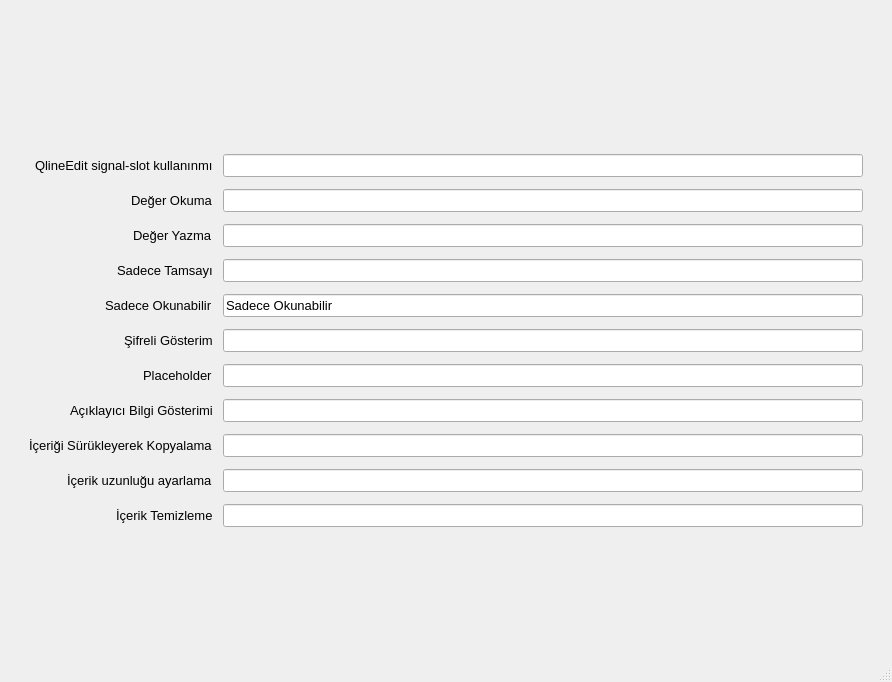
<?xml version="1.0" encoding="UTF-8"?>
<ui version="4.0">
 <class>MainWindow</class>
 <widget class="QMainWindow" name="MainWindow">
  <property name="geometry">
   <rect>
    <x>0</x>
    <y>0</y>
    <width>892</width>
    <height>682</height>
   </rect>
  </property>
  <property name="windowTitle">
   <string>MainWindow</string>
  </property>
  <widget class="QWidget" name="centralwidget">
   <property name="minimumSize">
    <size>
     <width>600</width>
     <height>400</height>
    </size>
   </property>
   <layout class="QGridLayout" name="gridLayout">
    <item row="0" column="0">
     <layout class="QFormLayout" name="formLayout">
      <property name="labelAlignment">
       <set>Qt::AlignRight|Qt::AlignTrailing|Qt::AlignVCenter</set>
      </property>
      <property name="formAlignment">
       <set>Qt::AlignCenter</set>
      </property>
      <property name="horizontalSpacing">
       <number>10</number>
      </property>
      <property name="verticalSpacing">
       <number>12</number>
      </property>
      <property name="leftMargin">
       <number>20</number>
      </property>
      <property name="topMargin">
       <number>20</number>
      </property>
      <property name="rightMargin">
       <number>20</number>
      </property>
      <item row="0" column="0">
       <widget class="QLabel" name="label_signal_slot">
        <property name="font">
         <font>
          <pointsize>10</pointsize>
         </font>
        </property>
        <property name="text">
         <string>QlineEdit signal-slot kullanınmı</string>
        </property>
       </widget>
      </item>
      <item row="0" column="1">
       <widget class="QLineEdit" name="lineEdit_signal_slot">
        <property name="font">
         <font>
          <pointsize>10</pointsize>
         </font>
        </property>
       </widget>
      </item>
      <item row="1" column="0">
       <widget class="QLabel" name="label_deger_okuma">
        <property name="font">
         <font>
          <pointsize>10</pointsize>
         </font>
        </property>
        <property name="text">
         <string>Değer Okuma</string>
        </property>
       </widget>
      </item>
      <item row="1" column="1">
       <widget class="QLineEdit" name="lineEdit_deger_okuma">
        <property name="font">
         <font>
          <pointsize>10</pointsize>
         </font>
        </property>
       </widget>
      </item>
      <item row="2" column="0">
       <widget class="QLabel" name="label_deger_yazma">
        <property name="font">
         <font>
          <pointsize>10</pointsize>
         </font>
        </property>
        <property name="text">
         <string>Değer Yazma</string>
        </property>
       </widget>
      </item>
      <item row="2" column="1">
       <widget class="QLineEdit" name="lineEdit_deger_yazma">
        <property name="font">
         <font>
          <pointsize>10</pointsize>
         </font>
        </property>
       </widget>
      </item>
      <item row="3" column="0">
       <widget class="QLabel" name="label_tamsayi">
        <property name="font">
         <font>
          <pointsize>10</pointsize>
         </font>
        </property>
        <property name="text">
         <string>Sadece Tamsayı</string>
        </property>
       </widget>
      </item>
      <item row="3" column="1">
       <widget class="QLineEdit" name="lineEdit_tamsayi">
        <property name="font">
         <font>
          <pointsize>10</pointsize>
         </font>
        </property>
       </widget>
      </item>
      <item row="4" column="0">
       <widget class="QLabel" name="label_okunabilir">
        <property name="font">
         <font>
          <pointsize>10</pointsize>
         </font>
        </property>
        <property name="text">
         <string>Sadece Okunabilir</string>
        </property>
       </widget>
      </item>
      <item row="4" column="1">
       <widget class="QLineEdit" name="lineEdit_okunabilir">
        <property name="font">
         <font>
          <pointsize>10</pointsize>
         </font>
        </property>
        <property name="text">
         <string>Sadece Okunabilir</string>
        </property>
       </widget>
      </item>
      <item row="5" column="0">
       <widget class="QLabel" name="label_sifre">
        <property name="font">
         <font>
          <pointsize>10</pointsize>
         </font>
        </property>
        <property name="text">
         <string>Şifreli Gösterim</string>
        </property>
       </widget>
      </item>
      <item row="5" column="1">
       <widget class="QLineEdit" name="lineEdit_sifre">
        <property name="font">
         <font>
          <pointsize>10</pointsize>
         </font>
        </property>
       </widget>
      </item>
      <item row="6" column="0">
       <widget class="QLabel" name="label_placeholder">
        <property name="font">
         <font>
          <pointsize>10</pointsize>
         </font>
        </property>
        <property name="text">
         <string>Placeholder</string>
        </property>
       </widget>
      </item>
      <item row="6" column="1">
       <widget class="QLineEdit" name="lineEdit_placeholder">
        <property name="font">
         <font>
          <pointsize>10</pointsize>
         </font>
        </property>
        <property name="dragEnabled">
         <bool>false</bool>
        </property>
       </widget>
      </item>
      <item row="7" column="0">
       <widget class="QLabel" name="label_aciklayici">
        <property name="font">
         <font>
          <pointsize>10</pointsize>
         </font>
        </property>
        <property name="text">
         <string>Açıklayıcı Bilgi Gösterimi</string>
        </property>
       </widget>
      </item>
      <item row="8" column="0">
       <widget class="QLabel" name="label_surukleme">
        <property name="font">
         <font>
          <pointsize>10</pointsize>
         </font>
        </property>
        <property name="text">
         <string>İçeriği Sürükleyerek Kopyalama</string>
        </property>
       </widget>
      </item>
      <item row="7" column="1">
       <widget class="QLineEdit" name="lineEdit_aciklayici">
        <property name="font">
         <font>
          <pointsize>10</pointsize>
         </font>
        </property>
       </widget>
      </item>
      <item row="8" column="1">
       <widget class="QLineEdit" name="lineEdit_surukleme">
        <property name="font">
         <font>
          <pointsize>10</pointsize>
         </font>
        </property>
       </widget>
      </item>
      <item row="9" column="0">
       <widget class="QLabel" name="label_icerik_uzunlugu">
        <property name="font">
         <font>
          <pointsize>10</pointsize>
         </font>
        </property>
        <property name="text">
         <string>İçerik uzunluğu ayarlama</string>
        </property>
       </widget>
      </item>
      <item row="9" column="1">
       <widget class="QLineEdit" name="lineEdit_icerik_uzunlugu">
        <property name="font">
         <font>
          <pointsize>10</pointsize>
         </font>
        </property>
       </widget>
      </item>
      <item row="10" column="0">
       <widget class="QLabel" name="label_icerik_temizleme">
        <property name="font">
         <font>
          <pointsize>10</pointsize>
         </font>
        </property>
        <property name="text">
         <string>İçerik Temizleme</string>
        </property>
       </widget>
      </item>
      <item row="10" column="1">
       <widget class="QLineEdit" name="lineEdit_icerik_temizleme">
        <property name="font">
         <font>
          <pointsize>10</pointsize>
         </font>
        </property>
       </widget>
      </item>
     </layout>
    </item>
   </layout>
  </widget>
  <widget class="QMenuBar" name="menubar">
   <property name="geometry">
    <rect>
     <x>0</x>
     <y>0</y>
     <width>892</width>
     <height>26</height>
    </rect>
   </property>
  </widget>
  <widget class="QStatusBar" name="statusbar"/>
 </widget>
 <resources/>
 <connections/>
</ui>
